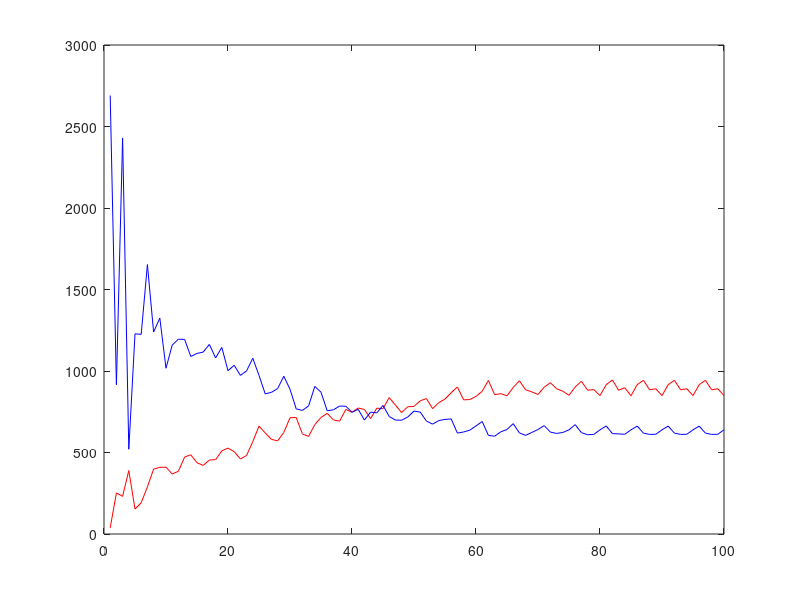

The MATLAB source for this figure:
pred=[
38,252,231,389,153,192,289,398,409,410,368,385,472,486,437,421,454,456,510,527,505,460,482,567,662,620,581,571,623,713,715,614,599,671,715,740,700,692,764,747,773,764,708,772,769,837,791,745,781,783,817,831,769,806,828,867,902,823,825,844,876,942,855,861,848,899,940,885,872,856,901,928,891,876,851,902,937,882,886,849,916,945,882,897,848,916,943,885,891,849,916,943,885,891,849,916,943,885,891,849,];
prey=[
2690,916,2430,520,1228,1225,1653,1239,1325,1017,1159,1195,1194,1089,1108,1116,1163,1080,1145,1002,1035,973,1001,1078,973,860,869,892,968,888,768,758,786,905,870,756,762,785,784,747,765,699,748,743,789,721,699,698,718,754,748,693,674,696,703,706,619,626,637,663,690,605,600,627,641,677,620,605,623,641,665,625,617,623,639,671,622,609,611,639,663,616,614,612,639,662,619,611,612,639,662,619,611,612,639,662,619,611,612,639,];
plot(pred,'r');
hold on;
plot(prey,'b');
